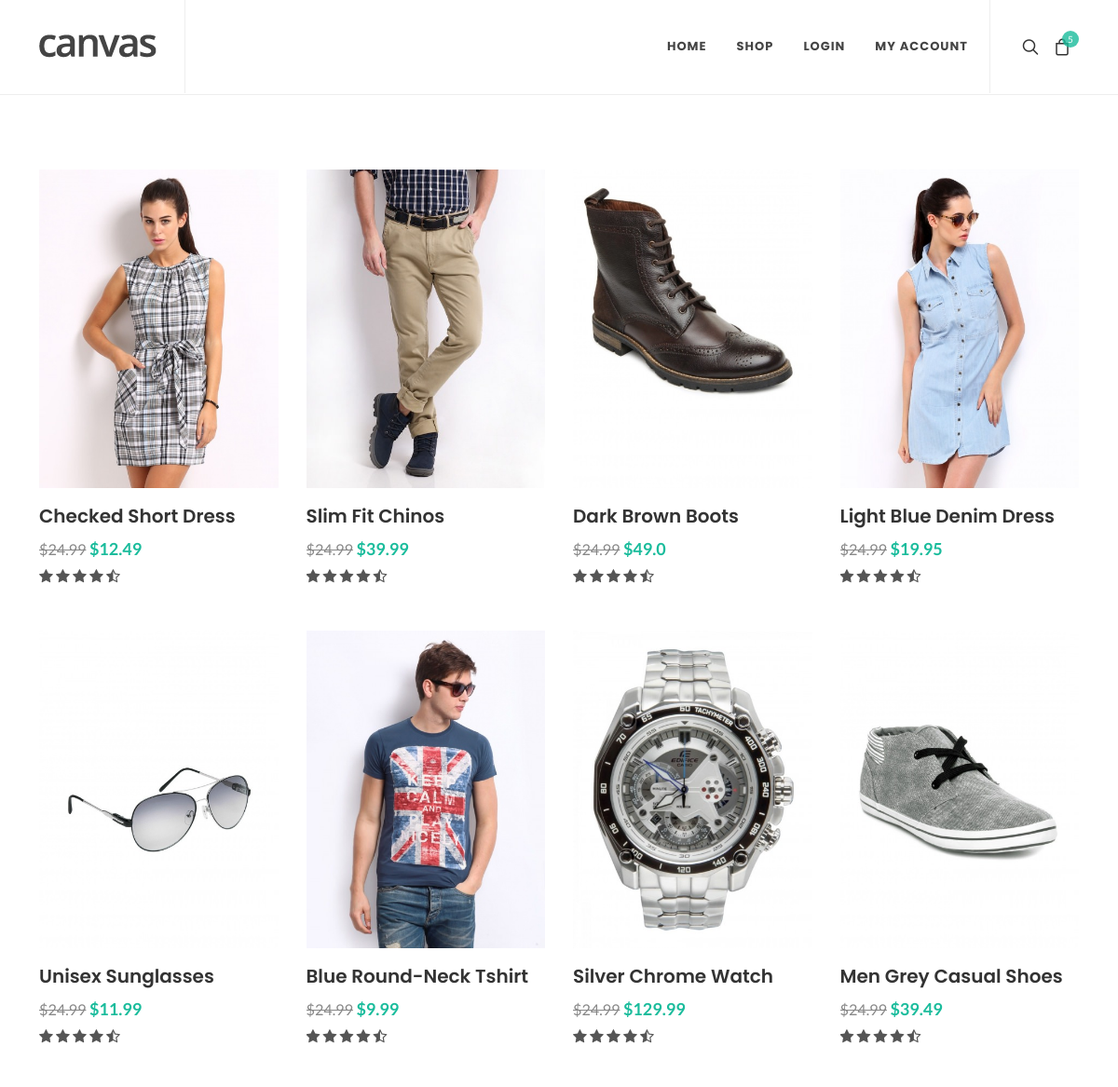
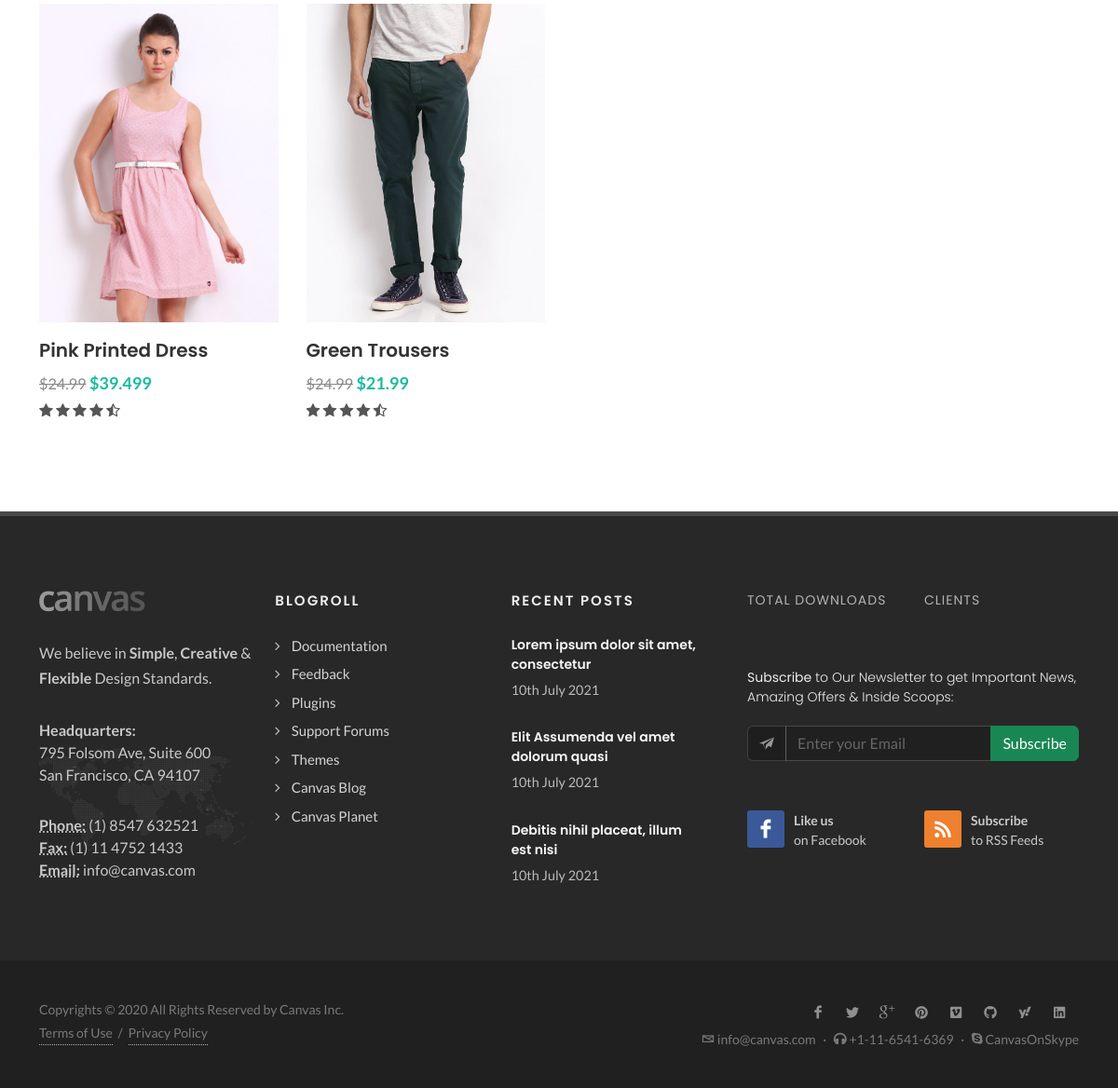
The page / on the database its author committed (2 pictures, top to bottom).
### models.py (models this page shows)
class Product(db.Model):
    product_id = db.Column(db.Integer, primary_key=True)
    nome = db.Column(db.String(100), nullable=False)
    preco = db.Column(db.Float, nullable=False)
    descricao = db.Column(db.String(200), nullable=False)
    imagem_one = db.Column(db.String(200), nullable=True)
    imagem_two = db.Column(db.String(200), nullable=True)

### app.py (the view)
@app.route('/')
def index():
    product = Product.query.all()
    return render_template('index.html', products=product)

### templates/index.html (shortened to what this page needs)
{% extends 'core/base.html' %}
{% block wrapper %}
<div id="wrapper" class="clearfix">
    {% include 'core/header.html' %}
    <section id="content">
        <div class="content-wrap">
            <div class="container clearfix">
                <div id="shop" class="shop row grid-container gutter-30" data-layout="fitRows">
                    {% for product in products %}
                    <div class="product col-lg-3 col-md-4 col-sm-6 col-12">
                        <div class="grid-inner">
                            <div class="product-image">
                                <a href="{{ url_for('shop_single', product_id=product.id) }}">
                                    <img src="{{ url_for('static', filename=product.imagem_one) }}" alt="Checked Short Dress">
                                </a>
                                <div class="bg-overlay">
                                    <div class="bg-overlay-bg bg-transparent"></div>
                                </div>
                            </div>
                            <div class="product-desc">
                                <div class="product-title">
                                    <h3><a href="{{ url_for('shop_single', product_id=product.id) }}">{{ product.nome }}</a></h3>
                                </div>
                                <div class="product-price"><del>$24.99</del> <ins>${{ product.preco }}</ins></div>
                                <div class="product-rating">
                                    <i class="icon-star3"></i>
                                    <i class="icon-star3"></i>
                                    <i class="icon-star3"></i>
                                    <i class="icon-star3"></i>
                                    <i class="icon-star-half-full"></i>
                                </div>
                            </div>
                        </div>
                    </div>
                    {% endfor %}
                </div>
            </div>
        </div>
    </section>
    {% include 'core/footer.html' %}
</div>
{% endblock %}

### rows shown on the page
Product: imagem_one (picture), nome "Checked Short Dress", preco "12.49"
Product: imagem_one (picture), nome "Slim Fit Chinos", preco "39.99"
Product: imagem_one (picture), nome "Dark Brown Boots", preco "49.0"
Product: imagem_one (picture), nome "Light Blue Denim Dress", preco "19.95"
Product: imagem_one (picture), nome "Unisex Sunglasses", preco "11.99"
Product: imagem_one (picture), nome "Blue Round-Neck Tshirt", preco "9.99"
Product: imagem_one (picture), nome "Silver Chrome Watch", preco "129.99"
Product: imagem_one (picture), nome "Men Grey Casual Shoes", preco "39.49"
Product: imagem_one (picture), nome "Pink Printed Dress", preco "39.499"
Product: imagem_one (picture), nome "Green Trousers", preco "21.99"
